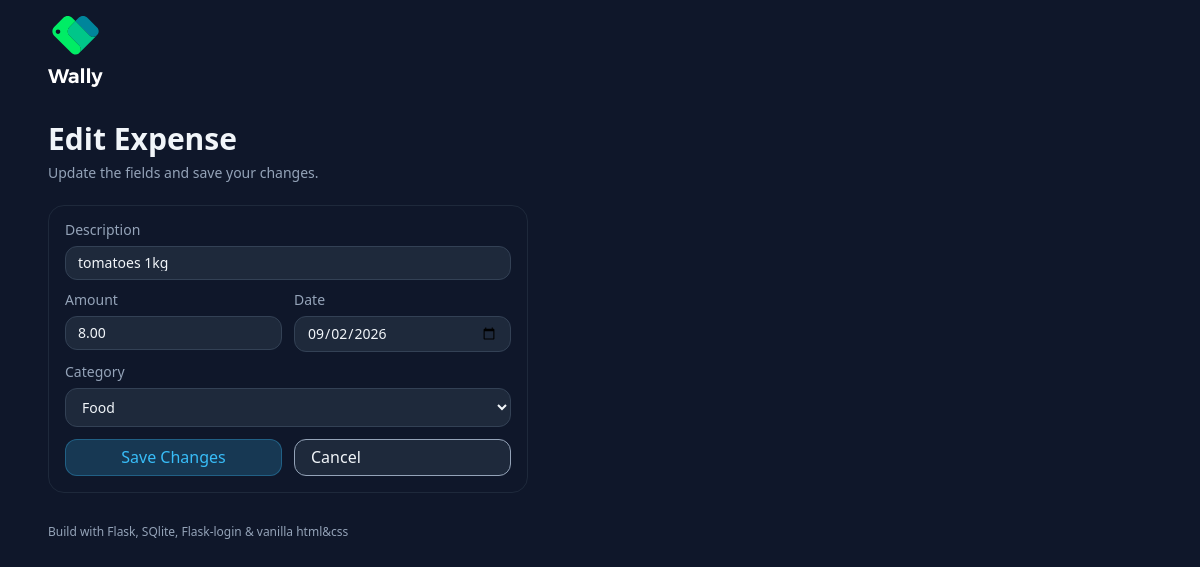
/edit/2 (signed in), run on the app's committed database.
### app.py (models this page shows)
    class Expense(db.Model):
        id = db.Column(db.Integer, primary_key=True)
        description = db.Column(db.String(120), nullable=False)
        amount = db.Column(db.Float, nullable=False)
        category = db.Column(db.String(50), nullable=False)
        date = db.Column(db.Date, nullable=False, default=date.today)
        user_id = db.Column(db.Integer, db.ForeignKey('user.id'), nullable=False)

### app.py (the view)
    @app.route("/edit/<int:expense_id>", methods=['GET'])
    @login_required
    def edit(expense_id):
        e = Expense.query.filter_by(id=expense_id, user_id=current_user.id).first_or_404()
        return render_template(
            "edit.html",
            expense=e,
            categories=CATEGORIES,
            today=date.today().isoformat()
        )

### templates/edit.html (shortened to what this page needs)
{% extends "layout.html" %}
{% block body %}
  <main class="container">
    <h1 class="page-title">Edit Expense</h1>
    <p class="page-subtitle">Update the fields and save your changes.</p>
    <section class="card card-narrow">
      <form method="post" action="{{url_for('edit_post', expense_id=expense.id)}}" class="add-form">
        <label class="field">
          <span class="field-label">Description</span>
          <input name="description"
                 value="{{ expense.description }}"
                 class="input" />
        </label>
        <div class="two-col">
          <label class="field">
            <span class="field-label">Amount</span>
            <input type="number" step="0.01" min="0.01" name="amount"
                   value="{{ '%.2f'|format(expense.amount) }}"
                   class="input" />
          </label>
          <label class="field">
            <span class="field-label">Date</span>
            <input type="date" name="date"
                   value="{{ expense.date.strftime('%Y-%m-%d') if expense.date else today }}"
                   class="input" />
          </label>
        </div>
        <label class="field">
          <span class="field-label">Category</span>
          <select name="category"
                  class="input">
            {% for c in categories %}
              <option value="{{ c }}" {% if expense.category == c %}selected{% endif %}>{{ c }}</option>
            {% endfor %}
          </select>
        </label>
        <div class="button-row">
          <button
            class="btn btn-primary"
            type="submit"
            id="submit"
            >Save Changes</button>
          <a class="btn btn-secondary exception"
             href="{{url_for('dashboard')}}">Cancel</a>
        </div>
      </form>
    </section>
  </main>
{% endblock %}

### static/css/style.css (style rules this page uses)
*, *::after, *::before { box-sizing: border-box; margin: 0; padding: 0 }
html { font-family: ui-sans-serif, system-ui, sans-serif, "Apple Color Emoji", "Segoe UI Emoji", "Segoe UI Symbol", "Noto Color Emoji"; scroll-behavior: smooth; }
body { background-color: #0f172a; color: #f1f5f9; }
input, button, textarea, select { font-family: ui-sans-serif, system-ui, sans-serif, "Apple Color Emoji", "Segoe UI Emoji", "Segoe UI Symbol", "Noto Color Emoji"; }
:placeholder { font-family: inherit; }
.container { max-width: 1200px; width: 100%; margin: 0 auto; padding-top: 0; padding-bottom: 2rem; padding-left: 1rem; padding-right: 1rem; }
.page-title { font-size: 1.875rem; font-weight: 600; margin-top: 0; margin-bottom: .5rem; }
.page-subtitle { font-size: .875rem; color: rgb(148, 163, 184); margin-bottom: 1.5rem; }
.card { padding: 1rem; border: 1px solid #1e293b; border-radius: 1rem; }
.field { display: block; font-size: .875rem; }
.field-label { display: block; color: rgb(148, 163, 184); margin-bottom: .5rem }
.input { width: 100%; background-color: #1e293b; color: #f1f5f9; padding: .5rem .75rem; border: 1px solid #334155; border-radius: .75rem; font-size: .875rem; }
.add-form > * + * { margin-top: .75rem; }
.two-col { display: grid; grid-template-columns: 1fr 1fr; gap: .75rem; }
.button-row { display: flex; gap: .75rem; }
.btn { display: inline-block; width: 100%; background-color: #1e293b; padding: .5rem 1rem; border: 1px solid rgb(148, 163, 184); border-radius: .75rem; text-decoration: none; cursor: pointer; }
.btn-primary { background-color: #38bdf833; color: #38bdf8; border-color: rgba(56, 189, 248, .3); }
.btn-secondary { color: #f1f5f9; background-color: #1e293b; }
.card-narrow { display: grid; align-content: left; max-width: 480px; }

### data on the page
Expense: description "tomatoes 1kg", amount "8.00", date "09/02/2026", category "Food"
